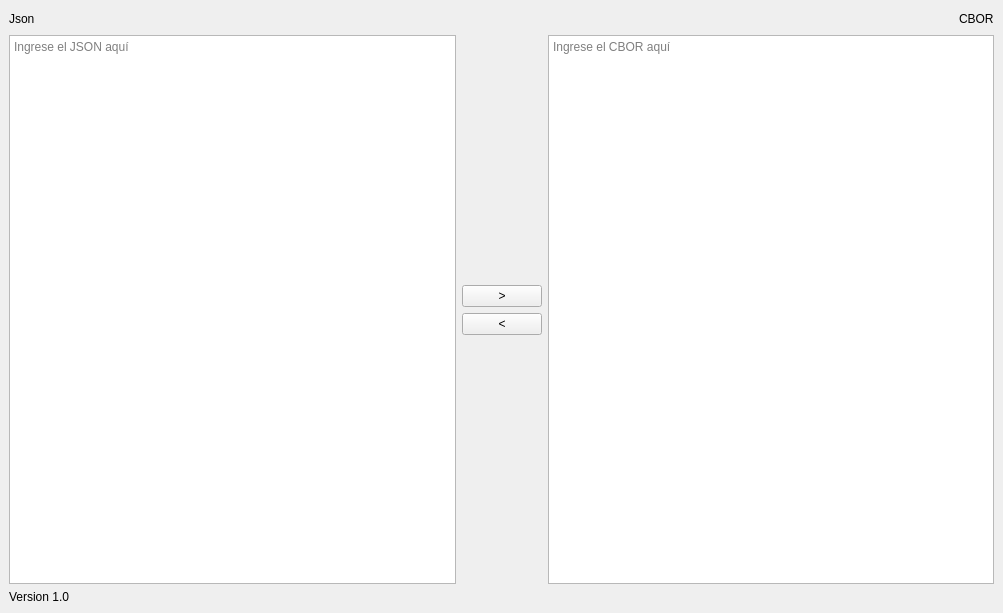
<?xml version="1.0" encoding="UTF-8"?>
<ui version="4.0">
 <class>MainWindow</class>
 <widget class="QMainWindow" name="MainWindow">
  <property name="geometry">
   <rect>
    <x>0</x>
    <y>0</y>
    <width>1003</width>
    <height>613</height>
   </rect>
  </property>
  <widget class="QWidget" name="centralwidget">
   <layout class="QHBoxLayout" name="horizontalLayout">
    <item>
     <layout class="QVBoxLayout" name="verticalLayout_2">
      <item>
       <layout class="QHBoxLayout" name="horizontalLayout_5">
        <item>
         <widget class="QLabel" name="label_2">
          <property name="text">
           <string>Json</string>
          </property>
         </widget>
        </item>
        <item>
         <spacer name="horizontalSpacer">
          <property name="orientation">
           <enum>Qt::Horizontal</enum>
          </property>
          <property name="sizeHint" stdset="0">
           <size>
            <width>40</width>
            <height>20</height>
           </size>
          </property>
         </spacer>
        </item>
        <item>
         <widget class="QLabel" name="label">
          <property name="text">
           <string>CBOR</string>
          </property>
         </widget>
        </item>
       </layout>
      </item>
      <item>
       <layout class="QHBoxLayout" name="horizontalLayout_4">
        <item>
         <widget class="QPlainTextEdit" name="textEditJson">
          <property name="placeholderText">
           <string>Ingrese el JSON aquí</string>
          </property>
         </widget>
        </item>
        <item>
         <layout class="QVBoxLayout" name="verticalLayout">
          <item>
           <spacer name="verticalSpacer">
            <property name="orientation">
             <enum>Qt::Vertical</enum>
            </property>
            <property name="sizeHint" stdset="0">
             <size>
              <width>20</width>
              <height>40</height>
             </size>
            </property>
           </spacer>
          </item>
          <item>
           <widget class="QPushButton" name="btnConvertToCbor">
            <property name="text">
             <string>&gt;</string>
            </property>
           </widget>
          </item>
          <item>
           <widget class="QPushButton" name="btnConvertToJson">
            <property name="text">
             <string>&lt;</string>
            </property>
           </widget>
          </item>
          <item>
           <spacer name="verticalSpacer_2">
            <property name="orientation">
             <enum>Qt::Vertical</enum>
            </property>
            <property name="sizeHint" stdset="0">
             <size>
              <width>20</width>
              <height>40</height>
             </size>
            </property>
           </spacer>
          </item>
         </layout>
        </item>
        <item>
         <widget class="QPlainTextEdit" name="textEditCbor">
          <property name="placeholderText">
           <string>Ingrese el CBOR aquí</string>
          </property>
         </widget>
        </item>
       </layout>
      </item>
      <item>
       <widget class="QLabel" name="label_3">
        <property name="text">
         <string>Version 1.0</string>
        </property>
       </widget>
      </item>
     </layout>
    </item>
   </layout>
  </widget>
 </widget>
 <resources/>
 <connections/>
</ui>
